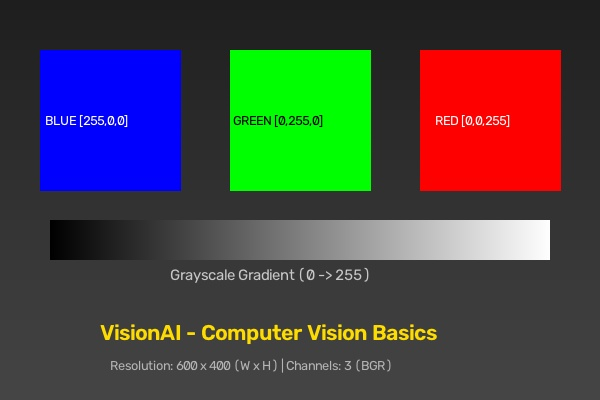
#> input picture data/test_images/sample.jpg, 600 x 400 px
$ python image_basics.py
#> lines starting #> are read from the running program, lines starting #| are printed output that depends on the picture
### config.py
"""VisionAI - Central Configuration Module

Centralizes project-wide paths, model weights, database locations,
runtime parameters, and ML confidence/similarity thresholds.
"""

from pathlib import Path

# Project root directory (VisionAI/)
BASE_DIR: Path = Path(__file__).resolve().parent

# Data directories
DATA_DIR: Path = BASE_DIR / "data"
FACES_DIR: Path = DATA_DIR / "faces"
TEST_IMAGES_DIR: Path = DATA_DIR / "test_images"
PROCESSED_DIR: Path = DATA_DIR / "processed"
ANALYTICS_DIR: Path = DATA_DIR / "analytics"

# Database path
DATABASE_PATH: Path = DATA_DIR / "events.db"

# Models directory
MODELS_DIR: Path = BASE_DIR / "models"
YOLO_MODEL_PATH: Path = MODELS_DIR / "yolov8n.pt"
YUNET_MODEL_PATH: Path = MODELS_DIR / "face_detection_yunet_2023mar.onnx"
SFACE_MODEL_PATH: Path = MODELS_DIR / "face_recognition_sface_2021dec.onnx"
REGISTERED_EMBEDDINGS_PATH: Path = MODELS_DIR / "registered_faces.pkl"

# Camera & Streaming Defaults
DEFAULT_CAMERA_INDEX: int = 0
DEFAULT_FRAME_WIDTH: int = 640
DEFAULT_FRAME_HEIGHT: int = 480
DEFAULT_FPS: int = 30
DEFAULT_WINDOW_NAME: str = "VisionAI - Live Feed"

# Face Detection Settings
FACE_DETECTION_CONFIDENCE: float = 0.65
FACE_DETECTOR_BACKEND: str = "yunet"  # 'yunet' or 'haar'

# Face Recognition Settings
FACE_SIMILARITY_THRESHOLD: float = 0.363  # Calibrated SFace cosine similarity threshold (0.363)
EMBEDDING_DIMENSION: int = 128

# Object Detection (YOLO) Settings
YOLO_CONFIDENCE_THRESHOLD: float = 0.25  # Standard YOLO confidence threshold (0.25)
YOLO_IOU_THRESHOLD: float = 0.45
DETECT_ALL_CLASSES: bool = True  # Detects all 80 COCO classes (animals, food, vehicles, indoor objects)
DEFAULT_DETECTED_CLASSES: list = [
    # Animals
    "dog", "cat", "bird", "horse", "sheep", "cow", "elephant", "bear", "zebra", "giraffe", "teddy bear",
    # People & Electronics
    "person", "cell phone", "laptop", "mouse", "keyboard", "tv", "remote",
    # Everyday Items
    "bottle", "cup", "chair", "book", "backpack", "clock", "scissors"
]

# Database Logging Settings
LOG_COOLDOWN_SECONDS: float = 4.0  # Avoid duplicate entries within cooldown window


def ensure_directories() -> None:
    """Creates all required directories if they do not exist."""
    for directory in (
        DATA_DIR,
        FACES_DIR,
        TEST_IMAGES_DIR,
        PROCESSED_DIR,
        ANALYTICS_DIR,
        MODELS_DIR,
    ):
        directory.mkdir(parents=True, exist_ok=True)


# Automatically ensure directories exist upon import
ensure_directories()

### src/image_basics.py
"""VisionAI - Computer Vision Basics: Image Processing Fundamentals

Demonstrates core OpenCV concepts:
1. Loading an image from disk.
2. Inspecting dimensions, data types, and pixel arrays numerically.
3. Displaying images in a GUI window.
4. Converting BGR images to Grayscale.
5. Resizing images (interpolation techniques).
6. Saving processed images back to disk.
"""

import argparse
import sys
from pathlib import Path
from typing import Dict, Any

import cv2
import numpy as np

# Add project root to sys.path so config import works smoothly
sys.path.insert(0, str(Path(__file__).resolve().parent.parent))
from config import TEST_IMAGES_DIR, PROCESSED_DIR


def load_image(image_path: Path) -> np.ndarray:
    """Loads an image from disk into a NumPy ndarray.

    Args:
        image_path: Path to the image file.

    Returns:
        np.ndarray: Loaded image in BGR format.

    Raises:
        FileNotFoundError: If the file does not exist on disk.
        ValueError: If OpenCV fails to decode the image file (e.g., corrupted file).
    """
    if not image_path.exists():
        raise FileNotFoundError(f"Image file not found at: {image_path}")

    # cv2.imread loads images in BGR format by default
    image = cv2.imread(str(image_path))

    if image is None:
        raise ValueError(
            f"OpenCV could not decode image at {image_path}. File may be corrupted or in an unsupported format."
        )

    return image


def get_image_info(image: np.ndarray, label: str = "Image") -> Dict[str, Any]:
    """Extracts numerical properties of an image array.

    Args:
        image: NumPy array representing the image.
        label: Descriptive label for printing.

    Returns:
        Dict with keys: label, shape, height, width, channels, dtype, min_val, max_val, memory_bytes.
    """
    # In NumPy, shape is (Height, Width) for 2D or (Height, Width, Channels) for 3D
    shape = image.shape
    height = shape[0]
    width = shape[1]
    channels = shape[2] if len(shape) == 3 else 1

    info = {
        "label": label,
        "shape": shape,
        "height": height,
        "width": width,
        "channels": channels,
        "dtype": str(image.dtype),
        "min_pixel_value": int(np.min(image)),
        "max_pixel_value": int(np.max(image)),
        "memory_bytes": image.nbytes,
    }
    return info


def print_image_info(info: Dict[str, Any]) -> None:
    """Prints formatted image metadata to stdout."""
    color_model = "BGR (3 channels)" if info["channels"] == 3 else "Grayscale (1 channel)"
    print(f"\n{'=' * 56}")
    print(f"  [Image Properties] {info['label']}")
    print(f"{'=' * 56}")
    print(f"  * NumPy Array Shape : {info['shape']}  (Height x Width x Channels)")
    print(f"  * Resolution        : {info['width']} px (W) x {info['height']} px (H)")
    print(f"  * Total Pixels      : {info['width'] * info['height']:,} pixels")
    print(f"  * Color Model       : {color_model}")
    print(f"  * Data Type (dtype) : {info['dtype']} (uint8 = 8-bit unsigned integer: 0 to 255)")
    print(f"  * Pixel Value Range : [{info['min_pixel_value']}, {info['max_pixel_value']}]")
    print(f"  * Memory in RAM     : {info['memory_bytes'] / 1024:.2f} KB ({info['memory_bytes']:,} bytes)")
    print(f"{'=' * 56}")


def convert_to_grayscale(image: np.ndarray) -> np.ndarray:
    """Converts a 3-channel BGR image into a 1-channel Grayscale image.

    Formula used by OpenCV (standard luminance perception formula):
        Y = 0.299*R + 0.587*G + 0.114*B

    Args:
        image: Input BGR image array.

    Returns:
        np.ndarray: 2D array of grayscale intensities (shape: H x W).
    """
    if len(image.shape) == 2 or (len(image.shape) == 3 and image.shape[2] == 1):
        print("  [Notice] Image is already single-channel grayscale.")
        return image
    return cv2.cvtColor(image, cv2.COLOR_BGR2GRAY)


def resize_image(image: np.ndarray, target_width: int, target_height: int) -> np.ndarray:
    """Resizes an image using bilinear interpolation.

    NOTE on coordinate ordering:
        OpenCV's cv2.resize expects dimensions as (Width, Height).
        NumPy's array indexing is [row, col] i.e. (Height, Width).

    Args:
        image: Input image array.
        target_width: New width in pixels.
        target_height: New height in pixels.

    Returns:
        np.ndarray: Resized image array.
    """
    return cv2.resize(image, (target_width, target_height), interpolation=cv2.INTER_LINEAR)


def save_image(image: np.ndarray, output_path: Path) -> bool:
    """Saves an image to disk.

    Args:
        image: Image array to write.
        output_path: Target file path.

    Returns:
        bool: True if saving was successful, False otherwise.
    """
    output_path.parent.mkdir(parents=True, exist_ok=True)
    success = cv2.imwrite(str(output_path), image)
    if success:
        print(f"  [Saved] File written successfully -> {output_path}")
    else:
        print(f"  [Error] Failed to save image -> {output_path}", file=sys.stderr)
    return success


def display_image(window_name: str, image: np.ndarray, delay_ms: int = 0) -> None:
    """Displays an image in an OpenCV GUI window.

    Args:
        window_name: Title of the display window.
        image: Image array to render.
        delay_ms: Milliseconds to wait for keypress (0 means wait indefinitely).
    """
    try:
        cv2.imshow(window_name, image)
        print(f"  [Display] Showing window: '{window_name}'")
        print("            -> Click on the window and press ANY KEY to continue...")
        cv2.waitKey(delay_ms)
        cv2.destroyAllWindows()
    except cv2.error as err:
        print(f"  [Display Warning] GUI window could not be opened (e.g. headless environment): {err}")


def inspect_numerical_pixels(image: np.ndarray, top_left_y: int = 100, top_left_x: int = 100, size: int = 3) -> None:
    """Demonstrates that an image is literally a NumPy matrix of numbers.

    Args:
        image: Image array to inspect.
        top_left_y: Row index to start slice.
        top_left_x: Column index to start slice.
        size: Size of square slice (size x size).
    """
    h, w = image.shape[:2]
    end_y = min(top_left_y + size, h)
    end_x = min(top_left_x + size, w)
    patch = image[top_left_y:end_y, top_left_x:end_x]

    print(f"\n  [Numerical Proof] Inspecting a {size}x{size} pixel patch at [Row {top_left_y}:{end_y}, Col {top_left_x}:{end_x}]:")
    print(f"  Matrix slice:\n{patch}")
    if len(patch.shape) == 3:
        print("  -> Each pixel is a vector of 3 numbers: [Blue, Green, Red] ranging from 0 to 255.")
    else:
        print("  -> Each pixel is a single scalar: Luminance/Intensity (0=Pure Black, 255=Pure White).")


def run_pipeline(image_path: Path, target_w: int = 300, target_h: int = 200, no_display: bool = False) -> None:
    """Executes the complete Milestone 1 image processing pipeline.

    1. Load image
    2. Print dimensions and numerical array inspection
    3. Display original image
    4. Convert to grayscale
    5. Resize image
    6. Save processed images
    """
    print("\n" + "=" * 60)
    print("  VisionAI - Milestone 1: Computer Vision Basics Pipeline")
    print("=" * 60)

    # 1. Load image
    print(f"\n[Step 1] Loading image from: {image_path}")
    original_img = load_image(image_path)
    print("  -> Image successfully loaded into memory as a NumPy ndarray.")

    # 2. Print image dimensions and inspect numerical matrix
    print("\n[Step 2] Analyzing image dimensions and numerical array...")
    original_info = get_image_info(original_img, label="Original Image")
    print_image_info(original_info)
    inspect_numerical_pixels(original_img, top_left_y=100, top_left_x=100, size=3)

    # 3. Display original image
    if not no_display:
        print("\n[Step 3] Displaying original image in GUI window...")
        display_image("VisionAI - Step 3: Original Image (BGR)", original_img)
    else:
        print("\n[Step 3] Display skipped (--no-display active).")

    # 4. Convert to grayscale
    print("\n[Step 4] Converting image to Grayscale...")
    gray_img = convert_to_grayscale(original_img)
    gray_info = get_image_info(gray_img, label="Grayscale Image")
    print_image_info(gray_info)
    inspect_numerical_pixels(gray_img, top_left_y=100, top_left_x=100, size=3)

    if not no_display:
        print("  -> Displaying grayscale image in GUI window...")
        display_image("VisionAI - Step 4: Grayscale Image", gray_img)

    # 5. Resize image
    print(f"\n[Step 5] Resizing image to {target_w} px (W) x {target_h} px (H)...")
    resized_img = resize_image(original_img, target_width=target_w, target_height=target_h)
    resized_info = get_image_info(resized_img, label=f"Resized Image ({target_w}x{target_h})")
    print_image_info(resized_info)

    if not no_display:
        print("  -> Displaying resized image in GUI window...")
        display_image("VisionAI - Step 5: Resized Image", resized_img)

    # 6. Save processed images
    print("\n[Step 6] Saving processed images to disk...")
    gray_path = PROCESSED_DIR / f"{image_path.stem}_grayscale.jpg"
    resized_path = PROCESSED_DIR / f"{image_path.stem}_resized.jpg"

    save_image(gray_img, gray_path)
    save_image(resized_img, resized_path)

    print("\n" + "=" * 60)
    print("  Milestone 1 Image Processing Finished Successfully!")
    print("=" * 60 + "\n")


def main() -> None:
    parser = argparse.ArgumentParser(
        description="VisionAI - Milestone 1: Image Processing Fundamentals"
    )
    parser.add_argument(
        "--image",
        type=str,
        default=str(TEST_IMAGES_DIR / "sample.jpg"),
        help="Path to input image file (defaults to data/test_images/sample.jpg)",
    )
    parser.add_argument(
        "--no-display",
        action="store_true",
        help="Run without displaying GUI popup windows (ideal for headless testing)",
    )
    parser.add_argument(
        "--resize-w",
        type=int,
        default=300,
        help="Target resize width in pixels (default: 300)",
    )
    parser.add_argument(
        "--resize-h",
        type=int,
        default=200,
        help="Target resize height in pixels (default: 200)",
    )

    args = parser.parse_args()

    input_path = Path(args.image)
    try:
        run_pipeline(
            image_path=input_path,
            target_w=args.resize_w,
            target_h=args.resize_h,
            no_display=args.no_display,
        )
#> in load_image, image is the input picture: shape (400, 600, 3); mean B, G, R 66.9, 68.8, 69.1
#> in run_pipeline, `original_info = get_image_info(original_img, label="Original Image")`: original_info = 9 items
#> in print_image_info, `color_model = "BGR (3 channels)" if info["channels"] == 3 else "Graysc..`: color_model = 'BGR (3 channels)'
#|   [Image Properties] Original Image
#|   * NumPy Array Shape : (400, 600, 3)  (Height x Width x Channels)
#|   * Resolution        : 600 px (W) x 400 px (H)
#|   * Total Pixels      : 240,000 pixels
#|   * Color Model       : BGR (3 channels)
#|   * Data Type (dtype) : uint8 (uint8 = 8-bit unsigned integer: 0 to 255)
#|   * Pixel Value Range : [0, 255]
#|   * Memory in RAM     : 703.12 KB (720,000 bytes)
#|   [Numerical Proof] Inspecting a 3x3 pixel patch at [Row 100:103, Col 100:103]:
#|   Matrix slice:
#| [[[254   0   0]
#|   [254   0   0]
#|   [254   0   0]]
#|  [[254   0   0]
#|   [254   0   0]
#|   [254   0   0]]
#|  [[254   0   0]
#|   [254   0   0]
#|   [254   0   0]]]
#> in convert_to_grayscale, `return cv2.cvtColor(image, cv2.COLOR_BGR2GRAY)`:
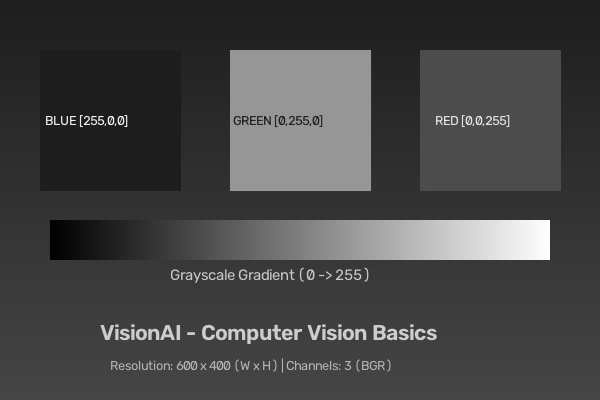
#> returned value: shape (400, 600); min 0, max 255, mean 68.7
#> in run_pipeline, `gray_info = get_image_info(gray_img, label="Grayscale Image")`: gray_info = 9 items
#|   [Image Properties] Grayscale Image
#|   * NumPy Array Shape : (400, 600)  (Height x Width x Channels)
#|   * Resolution        : 600 px (W) x 400 px (H)
#|   * Total Pixels      : 240,000 pixels
#|   * Color Model       : Grayscale (1 channel)
#|   * Data Type (dtype) : uint8 (uint8 = 8-bit unsigned integer: 0 to 255)
#|   * Pixel Value Range : [0, 255]
#|   * Memory in RAM     : 234.38 KB (240,000 bytes)
#|   [Numerical Proof] Inspecting a 3x3 pixel patch at [Row 100:103, Col 100:103]:
#|   Matrix slice:
#| [[29 29 29]
#|  [29 29 29]
#|  [29 29 29]]
#> in resize_image, `return cv2.resize(image, (target_width, target_height), interpolation=..`:
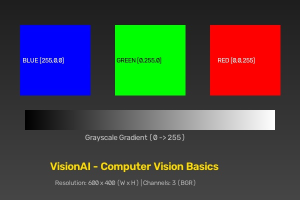
#> returned value: shape (200, 300, 3); mean of channels 0, 1, 2 66.9, 68.9, 69.2; drawn as B, G, R
#|   [Image Properties] Resized Image (300x200)
#|   * NumPy Array Shape : (200, 300, 3)  (Height x Width x Channels)
#|   * Resolution        : 300 px (W) x 200 px (H)
#|   * Total Pixels      : 60,000 pixels
#|   * Color Model       : BGR (3 channels)
#|   * Data Type (dtype) : uint8 (uint8 = 8-bit unsigned integer: 0 to 255)
#|   * Pixel Value Range : [0, 255]
#|   * Memory in RAM     : 175.78 KB (180,000 bytes)
    except Exception as exc:
        print(f"\n[Execution Error] {exc}", file=sys.stderr)
        sys.exit(1)


if __name__ == "__main__":
    main()
